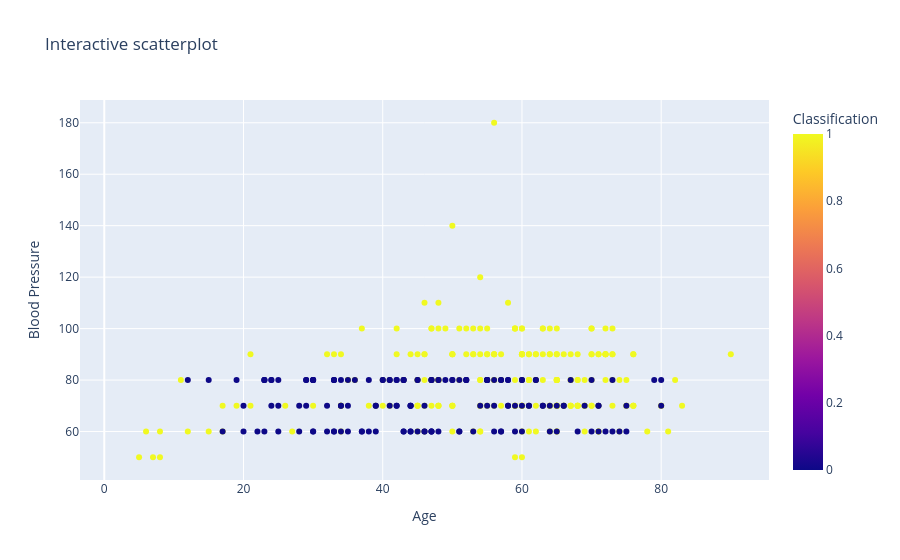

Notebook code for this chart:
### Code cell
fig = px.scatter(df,x="Age",y="Blood Pressure", color="Classification",hover_data=["Serum Creatinine","Hemoglobin"],title="Interactive scatterplot")
fig.show()

### Figure 1 — Plotly figure (JSON) as saved in the notebook; plotly's stock layout.template omitted (floating-point values rounded to 4 significant figures; data arrays with more than 128 entries replaced by an {"elided": "..."} marker saying what was removed)
{"data": [{"customdata": {"elided": "400x2 float values"}, "hovertemplate": "Age=%{x}<br>Blood Pressure=%{y}<br>Serum Creatinine=%{customdata[0]}<br>Hemoglobin=%{customdata[1]}<br>Classification=%{marker.color}<extra></extra>", "legendgroup": "", "marker": {"color": {"elided": "400 int values"}, "coloraxis": "coloraxis", "symbol": "circle"}, "mode": "markers", "name": "", "orientation": "v", "showlegend": false, "type": "scatter", "x": {"elided": "400 int values"}, "xaxis": "x", "y": {"elided": "400 int values"}, "yaxis": "y"}], "layout": {"coloraxis": {"colorbar": {"title": {"text": "Classification"}}, "colorscale": [[0, "#0d0887"], [0.1111, "#46039f"], [0.2222, "#7201a8"], [0.3333, "#9c179e"], [0.4444, "#bd3786"], [0.5556, "#d8576b"], [0.6667, "#ed7953"], [0.7778, "#fb9f3a"], [0.8889, "#fdca26"], [1, "#f0f921"]]}, "legend": {"tracegroupgap": 0}, "title": {"text": "Interactive scatterplot"}, "xaxis": {"anchor": "y", "domain": [0, 1], "title": {"text": "Age"}}, "yaxis": {"anchor": "x", "domain": [0, 1], "title": {"text": "Blood Pressure"}}}}
